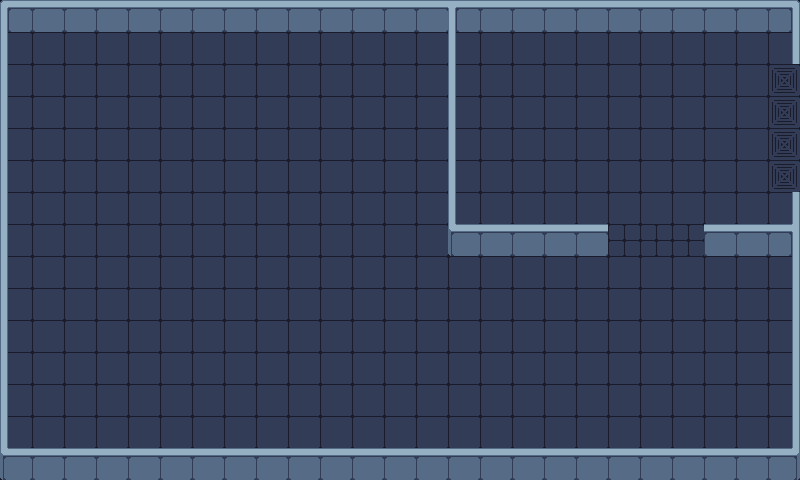

A 2D game scene composited from a Tiled map and its tileset images. What follows is a short description and the map's XML, with every tile layer's data as written:
An orthogonal 25x15 tile map with 32x32 px tiles, 2 tile layers (floor, walls) and 8 objects.

<map version="1.9" tiledversion="1.9.2" orientation="orthogonal" renderorder="right-down" width="25" height="15" tilewidth="32" tileheight="32" infinite="0" nextlayerid="4" nextobjectid="9">
 <tileset firstgid="1" source="../tileset.tsx" />
 <layer id="1" name="floor" width="25" height="15">
  <data encoding="csv">
72,72,72,72,72,72,72,72,72,72,72,72,72,72,72,72,72,72,72,72,72,72,72,72,72,
72,72,72,72,72,72,72,72,72,72,72,72,72,72,72,72,72,72,72,72,72,72,72,72,72,
72,72,72,72,72,72,72,72,72,72,72,72,72,72,72,72,72,72,72,72,72,72,72,72,107,
72,72,72,72,72,72,72,72,72,72,72,72,72,72,72,72,72,72,72,72,72,72,72,72,107,
72,72,72,72,72,72,72,72,72,72,72,72,72,72,72,72,72,72,72,72,72,72,72,72,107,
72,72,72,72,72,72,72,72,72,72,72,72,72,72,72,72,72,72,72,72,72,72,72,72,107,
72,72,72,72,72,72,72,72,72,72,72,72,72,72,72,72,72,72,72,72,72,72,72,72,72,
72,72,72,72,72,72,72,72,72,72,72,72,72,72,72,72,72,72,72,71,71,71,72,72,72,
72,72,72,72,72,72,72,72,72,72,72,72,72,72,72,72,72,72,72,72,72,72,72,72,72,
72,72,72,72,72,72,72,72,72,72,72,72,72,72,72,72,72,72,72,72,72,72,72,72,72,
72,72,72,72,72,72,72,72,72,72,72,72,72,72,72,72,72,72,72,72,72,72,72,72,72,
72,72,72,72,72,72,72,72,72,72,72,72,72,72,72,72,72,72,72,72,72,72,72,72,72,
72,72,72,72,72,72,72,72,72,72,72,72,72,72,72,72,72,72,72,72,72,72,72,72,72,
72,72,72,72,72,72,72,72,72,72,72,72,72,72,72,72,72,72,72,72,72,72,72,72,72,
72,72,72,72,72,72,72,72,72,72,72,72,72,72,72,72,72,72,72,72,72,72,72,72,72
</data>
 </layer>
 <layer id="2" name="walls" width="25" height="15">
  <data encoding="csv">
39,6,6,6,6,6,6,6,6,6,6,6,6,6,5,6,6,6,6,6,6,6,6,6,47,
76,0,0,0,0,0,0,0,0,0,0,0,0,0,76,0,0,0,0,0,0,0,0,0,306,
76,0,0,0,0,0,0,0,0,0,0,0,0,0,76,0,0,0,0,0,0,0,0,0,173,
76,0,0,0,0,0,0,0,0,0,0,0,0,0,76,0,0,0,0,0,0,0,0,0,173,
76,0,0,0,0,0,0,0,0,0,0,0,0,0,76,0,0,0,0,0,0,0,0,0,173,
76,0,0,0,0,0,0,0,0,0,0,0,0,0,76,0,0,0,0,0,0,0,0,0,173,
76,0,0,0,0,0,0,0,0,0,0,0,0,0,76,0,0,0,0,0,0,0,0,0,84,
76,0,0,0,0,0,0,0,0,0,0,0,0,0,373,376,376,376,376,153,0,0,6,6,232,
76,0,0,0,0,0,0,0,0,0,0,0,0,0,0,0,0,0,0,0,0,0,0,0,84,
76,0,0,0,0,0,0,0,0,0,0,0,0,0,0,0,0,0,0,0,0,0,0,0,306,
76,0,0,0,0,0,0,0,0,0,0,0,0,0,0,0,0,0,0,0,0,0,0,0,306,
76,0,0,0,0,0,0,0,0,0,0,0,0,0,0,0,0,0,0,0,0,0,0,0,306,
76,0,0,0,0,0,0,0,0,0,0,0,0,0,0,0,0,0,0,0,0,0,0,0,306,
76,0,0,0,0,0,0,0,0,0,0,0,0,0,0,0,0,0,0,0,0,0,0,0,306,
373,376,376,376,376,376,376,376,376,376,376,376,376,376,376,376,376,376,376,376,376,376,376,376,379
</data>
 </layer>
 <objectgroup id="3" name="wallObjects">
  <object id="1" x="792.031" y="9.2424" width="8.03031" height="470.667" />
  <object id="2" x="704.667" y="224" width="87.2083" height="8.33333" />
  <object id="3" x="448.167" y="225.333" width="161.167" height="6.6667" />
  <object id="4" x="447.86" y="0.100347" width="8.35227" height="223.898" />
  <object id="5" x="456.25" y="0" width="343.708" height="9.0417" />
  <object id="6" x="0.0744365" y="-0.0151724" width="447.662" height="8.79883" />
  <object id="7" x="0.0303034" y="8.99999" width="8" height="439.042" />
  <object id="8" x="0.0909091" y="448" width="791.727" height="31.9091" />
 </objectgroup>
</map>
